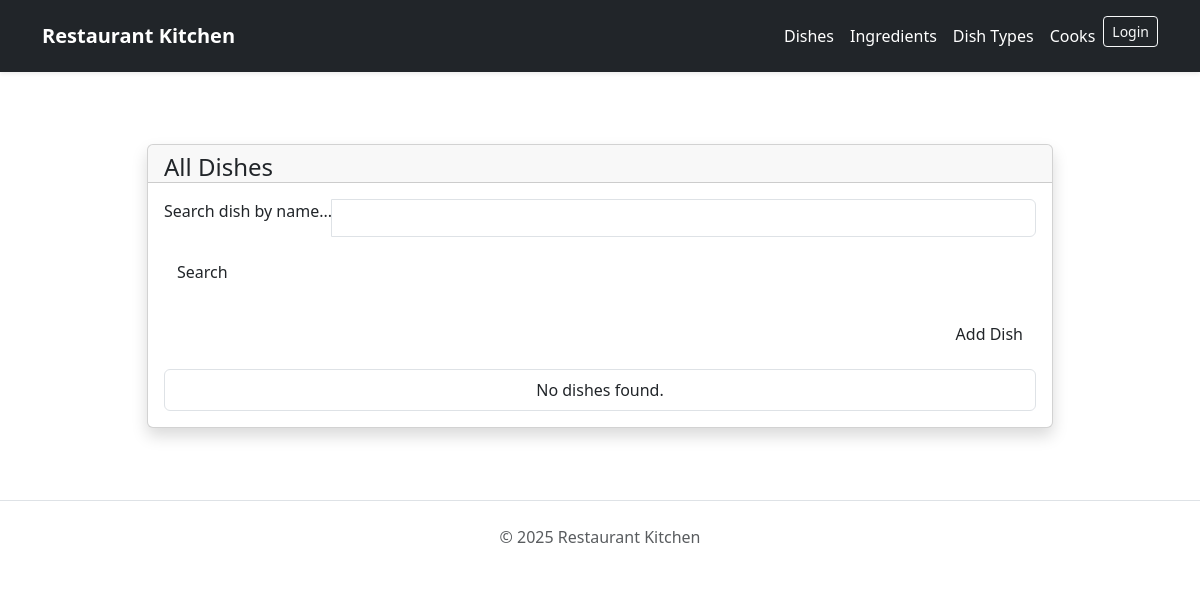
The app's page /dishes/, older data.
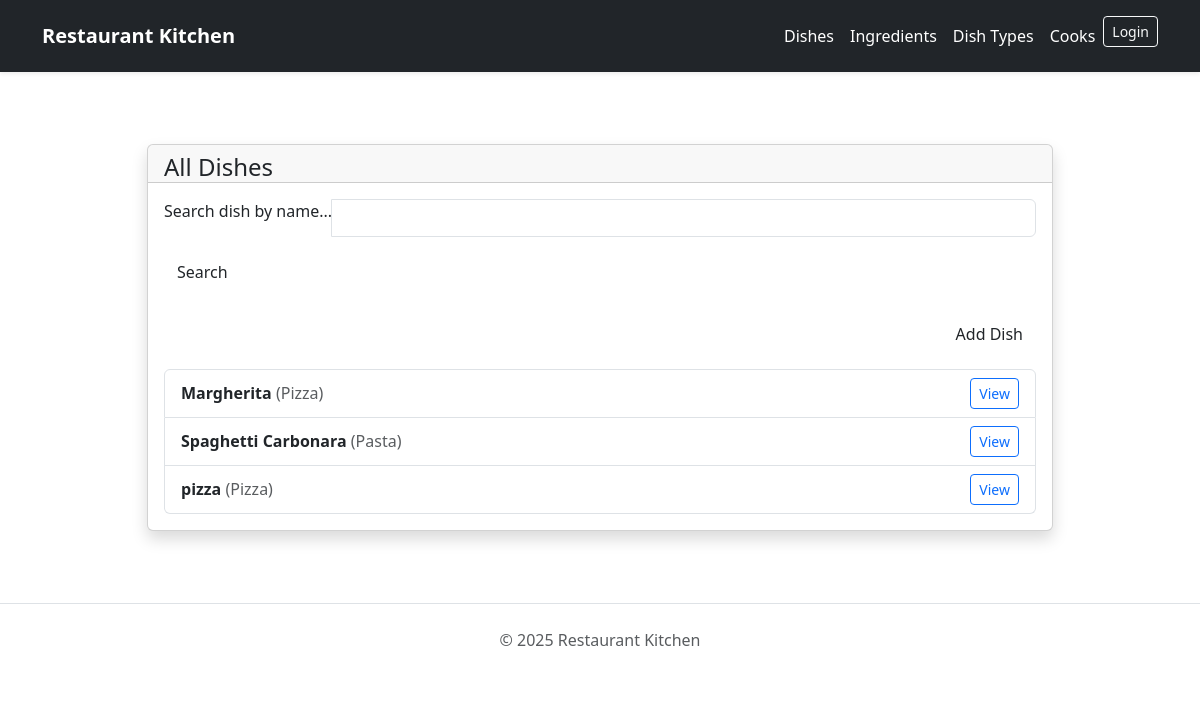
The same page, newer data.
### menu/models.py (models this page shows, shortened)
class Dish(models.Model):
    objects = None
    name = models.CharField(max_length=255)
    description = models.TextField(default="No description")
    price = models.DecimalField(max_digits=6, decimal_places=2, default=0.00)
    dish_type = models.ForeignKey(DishType, on_delete=models.CASCADE, related_name="dishes")
    cooks = models.ManyToManyField("Cook", related_name="dishes")
    ingredients = models.ManyToManyField(Ingredient, related_name="dishes")
    class Meta:
        ordering = ["name"]
        verbose_name_plural = "dishes"
        verbose_name = "dish"

class DishType(models.Model):
    objects = None
    name = models.CharField(max_length=100)

### menu/views.py (the view)
# urls.py: path("dishes/", views.DishListView.as_view(), name="dish-list"),
class DishListView(generic.ListView):
    model = Dish
    paginate_by = 10
    queryset = Dish.objects.select_related("dish_type").prefetch_related("cooks")
    def get_context_data(self, **kwargs):
        context = super().get_context_data(**kwargs)
        name = self.request.GET.get("name", "")
        context["search_form"] = DishSearchForm(initial={"name": name})
        return context
    def get_queryset(self):
        form = DishSearchForm(self.request.GET)
        if form.is_valid():
            name = form.cleaned_data["name"]
            if name:
                return self.queryset.filter(name__icontains=name)
        return self.queryset

### menu/forms.py
class DishSearchForm(forms.Form):
    name = forms.CharField(
        required=False,
        label="",
        widget=forms.TextInput(attrs={"placeholder": "Search dish by name"})
    )

### templates/menu/dish_list.html (shortened to what this page needs)
{% extends "base.html" %}
{% load static %}
{% block body %}class="bg-gray-200"{% endblock %}
{% block content %}
<div class="container py-4 mt-6">
  <div class="row">
    <div class="col-lg-10 mx-auto">
      <div class="card shadow border-radius-xl">
        <div class="card-header pb-0">
          <h4 class="mb-0">All Dishes</h4>
        </div>
        <div class="card-body">
          <form method="get" class="mb-4">
            <div class="input-group input-group-outline">
              <label class="form-label">Search dish by name...</label>
              <input type="text" name="name" class="form-control" value="{{ request.GET.name }}">
            </div>
            <button class="btn bg-gradient-primary mt-3" type="submit">Search</button>
          </form>
          <div class="d-flex justify-content-end mb-3">
            <a class="btn bg-gradient-success" href="{% url 'menu:dish-create' %}">Add Dish</a>
          </div>
          <ul class="list-group">
            {% for dish in dish_list %}
              <li class="list-group-item d-flex justify-content-between align-items-center">
                <div>
                  <strong>{{ dish.name }}</strong>
                  <span class="text-muted">({{ dish.dish_type.name }})</span>
                </div>
                <a href="{% url 'menu:dish-detail' dish.pk %}" class="btn btn-sm btn-outline-primary">View</a>
              </li>
            {% empty %}
              <li class="list-group-item text-center">No dishes found.</li>
            {% endfor %}
          </ul>
        </div>
      </div>
    </div>
  </div>
</div>
{% endblock %}

Row changes from the older to the newer data that the page shows:
added Dish: name "Margherita", dish_type.name "Pizza"
added Dish: name "Spaghetti Carbonara", dish_type.name "Pasta"
added Dish: name "pizza", dish_type.name "Pizza"
Text that changed along with them:
text no longer shown: "No dishes found."
